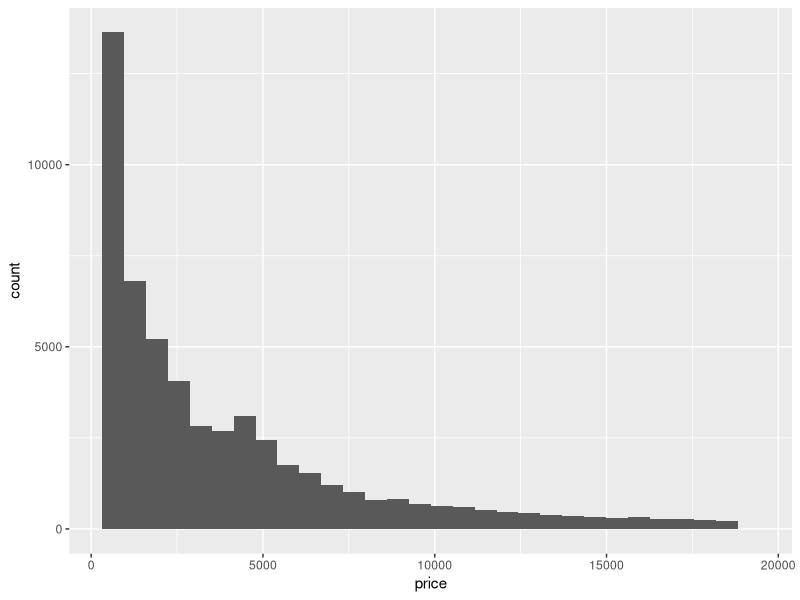
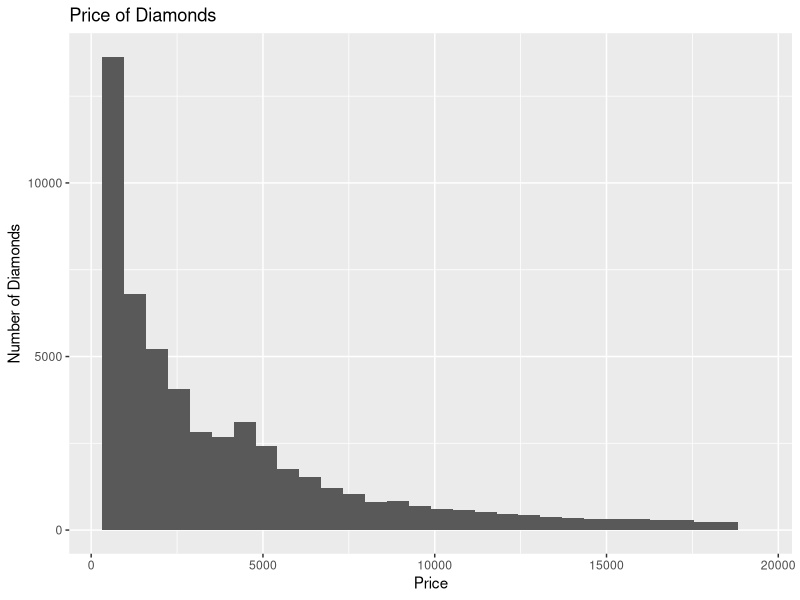
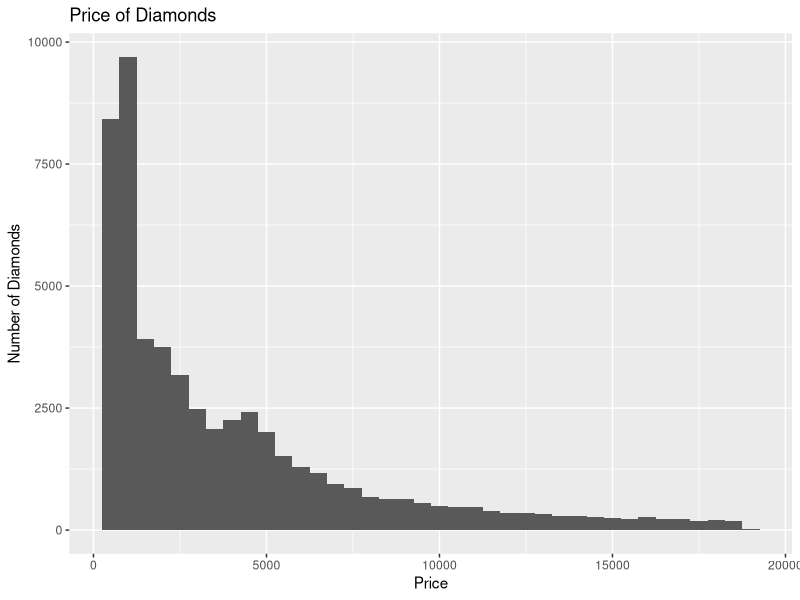
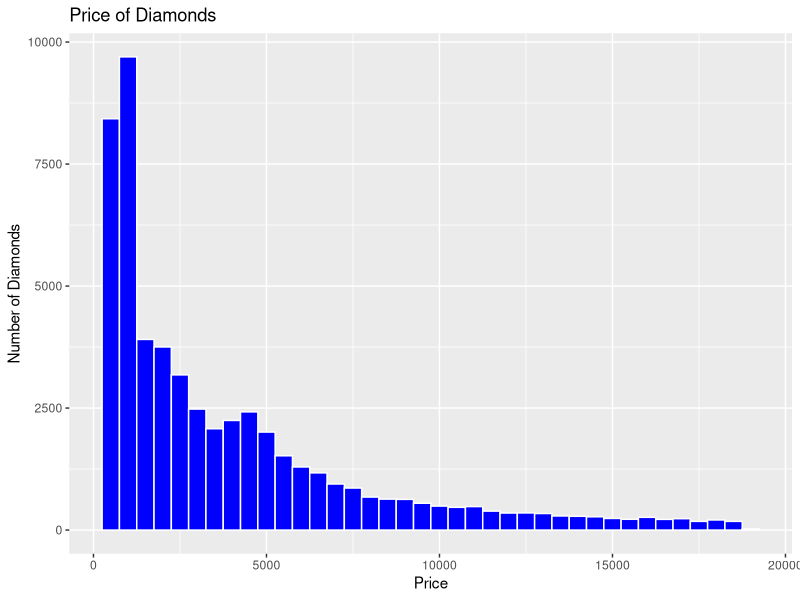
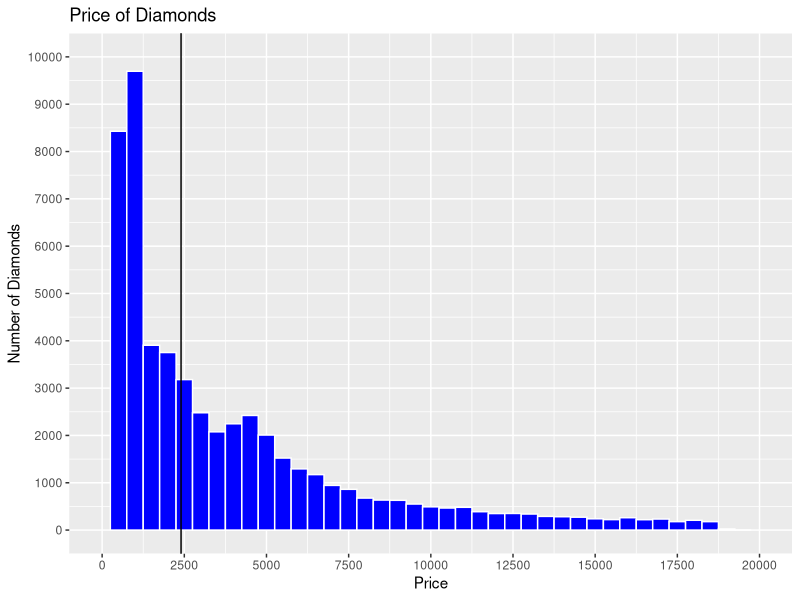
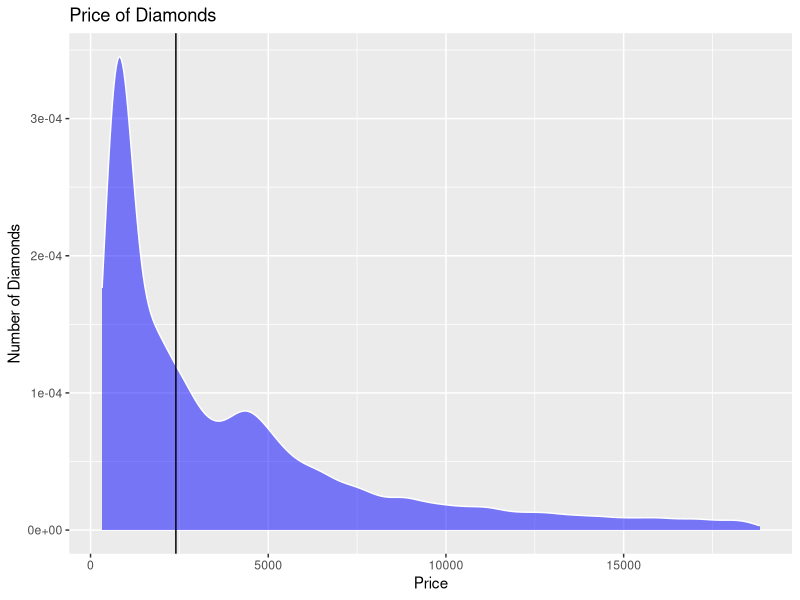
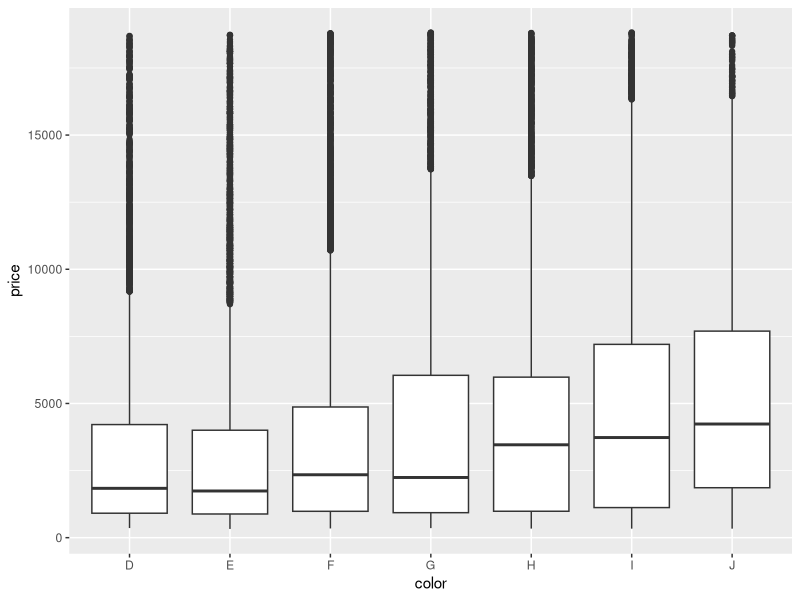
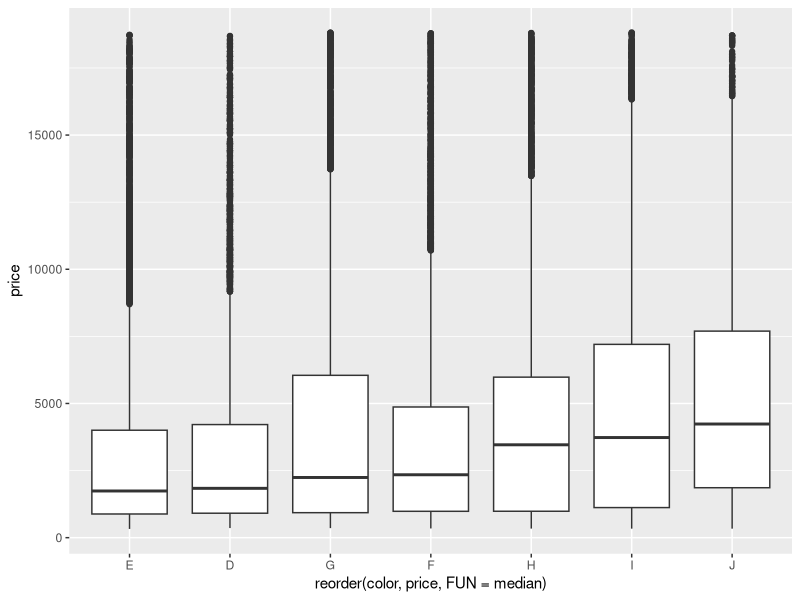

R code for these plots, in order:
## ---- chunk 1
library(tidyverse)
## ---- chunk 2
price_hist <- diamonds %>%
            ggplot(aes(price)) +
            geom_histogram()
price_hist
## ---- chunk 3
price_hist <- diamonds %>%
            ggplot(aes(price)) +
            geom_histogram() +
            labs(x = "Price", y = "Number of Diamonds", title = "Price of Diamonds")
price_hist
## ---- chunk 4
price_hist <- diamonds %>%
            ggplot(aes(price)) +
            geom_histogram(binwidth = 500) +
            labs(x = "Price", y = "Number of Diamonds", title = "Price of Diamonds")
price_hist
## ---- chunk 5
price_hist <- diamonds %>%
            ggplot(aes(price)) +
            geom_histogram(binwidth = 500, color = "white", fill = "blue") +
            labs(x = "Price", y = "Number of Diamonds", title = "Price of Diamonds")
price_hist
## ---- chunk 6
price_hist <- diamonds %>%
            ggplot(aes(price)) +
            geom_histogram(binwidth = 500, color = "white", fill = "blue") +
            labs(x = "Price", y = "Number of Diamonds", title = "Price of Diamonds") +
            scale_x_continuous(limits = c(0, 20000),
                     breaks = seq(0, 20000, 2500))+
            scale_y_continuous(limits = c(0, 10000),
                     breaks = seq(0, 10000, 1000)) +
            geom_vline(aes(xintercept = median(price)))
           
price_hist
            
## ---- chunk 7
price_den <- diamonds %>%
            ggplot(aes(price)) +
            geom_density(color = "white", fill = "blue", alpha = 0.5) +
            labs(x = "Price", y = "Number of Diamonds", title = "Price of Diamonds") +
            geom_vline(aes(xintercept = median(price)))
price_den
            
## ---- chunk 8
pcol_boxes <- diamonds %>%
            ggplot(aes(x = color , y = price)) +
            geom_boxplot()
pcol_boxes
## ---- chunk 9
pcol_boxes <- diamonds %>%
            ggplot(aes(x = reorder(color, price, FUN = median) , y = price)) +
            geom_boxplot()
pcol_boxes
## ---- chunk 10
pcol_boxes <- diamonds %>%
            ggplot(aes(x = reorder(color, price, FUN = median) , y = price)) +
            geom_boxplot() +
            labs(x = "Color", y = "Price", 
                 title = "Distribution of Diamond Prices by Color") +
            coord_flip()
pcol_boxes
## ---- chunk 11

colbar <- diamonds %>%
          ggplot(aes(x = color)) +
          geom_bar()
colbar
## ---- chunk 12

color_count <- diamonds %>%
            group_by(color) %>%
            summarize(count = n()) %>%
            arrange(desc(count))
color_count

colbar <- color_count %>%
          ggplot(aes(x = reorder(color, count), y = count)) +
          geom_bar(stat = 'identity')
colbar
## ---- chunk 13
colcut <- diamonds %>%
            ggplot(aes(color, fill = cut)) +
            geom_bar(position = "fill") +
            labs(x = "Color of Diamond", y = "Proportion")
colcut
